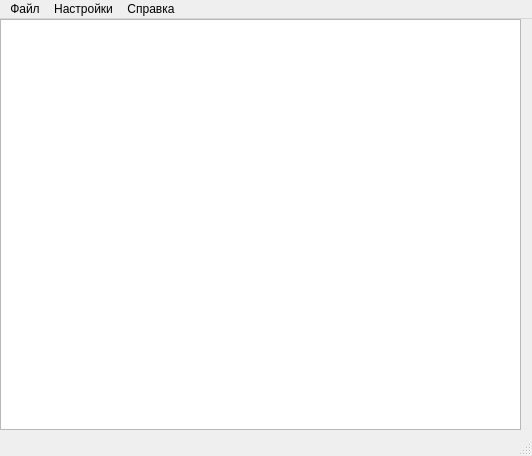
<?xml version="1.0" encoding="UTF-8"?>
<ui version="4.0">
 <class>MainWindow</class>
 <widget class="QMainWindow" name="MainWindow">
  <property name="geometry">
   <rect>
    <x>0</x>
    <y>0</y>
    <width>532</width>
    <height>456</height>
   </rect>
  </property>
  <property name="windowTitle">
   <string>Текстовый редактор</string>
  </property>
  <widget class="QWidget" name="centralwidget">
   <widget class="QWidget" name="verticalLayoutWidget">
    <property name="geometry">
     <rect>
      <x>0</x>
      <y>0</y>
      <width>521</width>
      <height>411</height>
     </rect>
    </property>
    <layout class="QVBoxLayout" name="verticalLayout" stretch="0">
     <property name="sizeConstraint">
      <enum>QLayout::SetDefaultConstraint</enum>
     </property>
     <property name="leftMargin">
      <number>0</number>
     </property>
     <property name="topMargin">
      <number>0</number>
     </property>
     <item>
      <widget class="QTextEdit" name="textEdit"/>
     </item>
    </layout>
   </widget>
  </widget>
  <widget class="QMenuBar" name="menubar">
   <property name="geometry">
    <rect>
     <x>0</x>
     <y>0</y>
     <width>532</width>
     <height>20</height>
    </rect>
   </property>
   <widget class="QMenu" name="menu">
    <property name="title">
     <string>Файл</string>
    </property>
    <addaction name="newFileAction"/>
    <addaction name="openFileAction"/>
    <addaction name="readOnlyAction"/>
    <addaction name="saveFileAction"/>
   </widget>
   <widget class="QMenu" name="menu_2">
    <property name="tearOffEnabled">
     <bool>false</bool>
    </property>
    <property name="title">
     <string>Справка</string>
    </property>
    <addaction name="showHelpAction"/>
    <addaction name="aboutProgramAction"/>
   </widget>
   <widget class="QMenu" name="menu_3">
    <property name="title">
     <string>Настройки</string>
    </property>
    <addaction name="shortcutsPrefsAction"/>
    <addaction name="translationChangeAction"/>
   </widget>
   <addaction name="menu"/>
   <addaction name="menu_3"/>
   <addaction name="menu_2"/>
  </widget>
  <widget class="QStatusBar" name="statusbar"/>
  <action name="openFileAction">
   <property name="text">
    <string>Открыть</string>
   </property>
  </action>
  <action name="saveFileAction">
   <property name="enabled">
    <bool>true</bool>
   </property>
   <property name="text">
    <string>Сохранить</string>
   </property>
  </action>
  <action name="showHelpAction">
   <property name="text">
    <string>Показать справку</string>
   </property>
  </action>
  <action name="aboutProgramAction">
   <property name="text">
    <string>О программе</string>
   </property>
  </action>
  <action name="readOnlyAction">
   <property name="text">
    <string>Открыть для чтения</string>
   </property>
  </action>
  <action name="newFileAction">
   <property name="text">
    <string>Новый</string>
   </property>
   <property name="iconText">
    <string>Новый</string>
   </property>
  </action>
  <action name="shortcutsPrefsAction">
   <property name="text">
    <string>Клавиши быстрого доступа</string>
   </property>
  </action>
  <action name="translationChangeAction">
   <property name="text">
    <string>Сменить язык интерфейса</string>
   </property>
  </action>
 </widget>
 <resources/>
 <connections/>
</ui>
